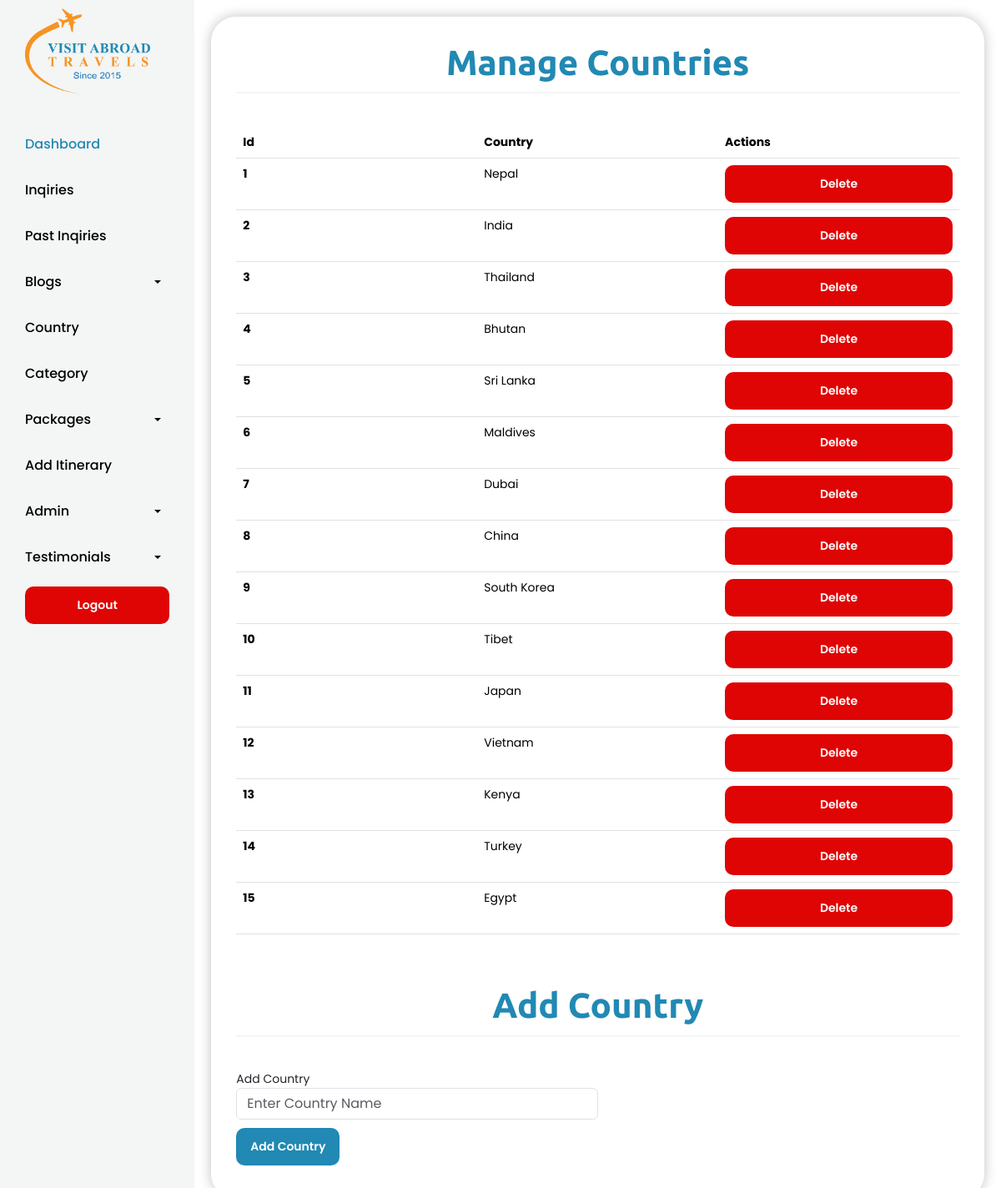
Screenshot of /admin/country.php (signed in) with the database file from the repository.
### tables this page shows
CREATE TABLE `country` (
  `id` int(11) NOT NULL,
  `country` varchar(155) NOT NULL
);

### admin/country.php (the view, shortened to what this page needs)
<?php
include 'includes/header.php';
?>
<section class="backend-page">
  <?php include 'includes/nav.php'; ?>
  <div class="page country_admin">
    <h2 class="section-heading">Manage Countries</h2>
    <div class="manage-table inquiries_content">
      <table class="table table-hover">
        <thead>
          <tr>
            <th scope="col">Id</th>
            <th scope="col">Country</th>
            <th scope="col">Actions</th>
          </tr>
        </thead>
        <tbody>
          <?php
          $sql = "SELECT * FROM country";
          $result = mysqli_query($conn, $sql);
          $count = mysqli_num_rows($result);
          $sn = 1;
          if ($count > 0) {
            while ($row = mysqli_fetch_assoc($result)) {
              $id = $row['id'];
              $country = $row['country'];
          ?>
              <tr>
                <th scope="row"><?php echo $sn++; ?></th>
                <td><?php echo $country; ?></td>
                <td class="btn-row">
                  <a href="<?php echo SITEURL; ?>admin/delete_country.php?id=<?php echo $id; ?>" class="btn-red">Delete</a>
                </td>
              </tr>
          <?php
            }
          }
          ?>
        </tbody>
      </table>
    </div>
    <div class="country_add">
      <h2 class="section-heading">Add Country</h2>
      <form method="POST">
        <div class="form-row">
          <div class="form-group col-md-6">
            <label for="fname">Add Country</label>
            <input type="text" class="form-control" id="fname" name="country" placeholder="Enter Country Name">
          </div>
        </div>
        <div class="form-group"><button type="submit" class="btn-done">Add Country</button></div>
      </form>
    </div>
  </div>
</section>
<?php include 'includes/footer.php'; ?>

### css/style.css (style rules this page uses)
body, p, a { font-size: 14px; font-style: normal; font-weight: 400; font-family: "Poppins", sans-serif; }
h1, .h1, h2, .h2, h3, .h3, h4, .h4, h5, .h5, h6 { font-family: "Ubuntu", sans-serif; font-weight: 600; margin: 0; padding: 0; color: #000000; }
a { color: #757272; font-size: 16px; font-weight: 500; font-family: "Poppins", sans-serif; text-decoration: none; display: block; overflow: hidden; transition: 0.4s all; }
section { position: relative; }
.section-heading { font-size: 42px; font-family: "Ubuntu", sans-serif; color: #000000; font-weight: 800; margin-bottom: 20px; }
.btn-done { font-size: 14px; background-color: #2189b3; color: #fff; padding: 10px 15px; border-radius: 10px; text-align: center; font-weight: 600; border: 2px solid #2189b3; transition: 0.3s ease-in-out; }
.btn-red { font-size: 14px; background-color: rgb(223, 5, 5); color: #fff; padding: 10px 15px; border-radius: 10px; text-align: center; font-weight: 600; border: 2px solid rgb(223, 5, 5); transition: 0.3s ease-in-out; }
.backend-page { display: flex; justify-content: space-between; }
.backend-page .page { width: 80%; height: calc(100vh - 40px); margin: 20px; box-shadow: 0 0 15px rgba(1, 3, 26, 0.247); overflow-y: auto; overflow-x: hidden; border-radius: 30px; padding: 30px; }
.backend-page .page .section-heading { color: #2189b3; font-family: "Ubuntu", sans-serif; border-bottom: 2px solid #F4F5F5; padding-bottom: 10px; text-align: center; margin-bottom: 40px; }
.inquiries_content table { table-layout: fixed; overflow-wrap: break-word; }
.country_admin .country_add { margin-top: 60px; }
.country_admin .country_add form .form-group { margin: 10px 0px; }

### rows the page displays
country: country "Nepal"
country: country "India"
country: country "Thailand"
country: country "Bhutan"
country: country "Sri Lanka"
country: country "Maldives"
country: country "Dubai"
country: country "China"
country: country "South Korea"
country: country "Tibet"
country: country "Japan"
country: country "Vietnam"
country: country "Kenya"
country: country "Turkey"
country: country "Egypt"
